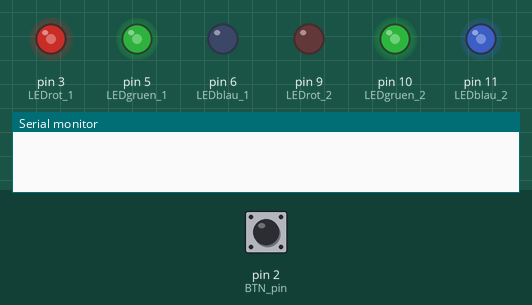
Recording of a sketch running on a simulated Arduino Uno, built with avr-gcc and run on an emulated ATmega328P. Shown: output pins drawn as LEDs (lit = HIGH), the last lines printed to the serial monitor. Inputs (shaded band) come from the test bench; at power-on: pin 2 (BTN_pin) HIGH.

Above: at 1.25 s.
1.3 s: pin 2 (BTN_pin) pulled LOW for 0.15 s
At 1.8 s:
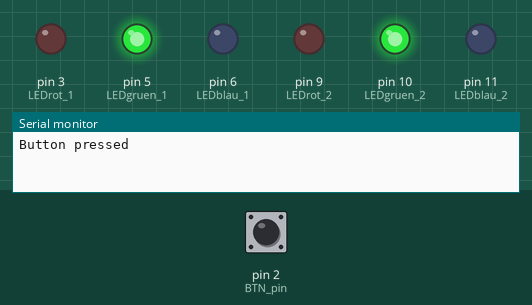
4.4 s: pin 2 (BTN_pin) pulled LOW for 1 s
7.5 s: pin 2 (BTN_pin) pulled LOW for 0.15 s
At 8.3 s:
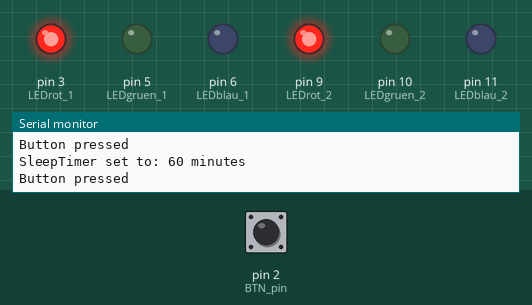
10.6 s: pin 2 (BTN_pin) driven LOW
At 11.3 s:
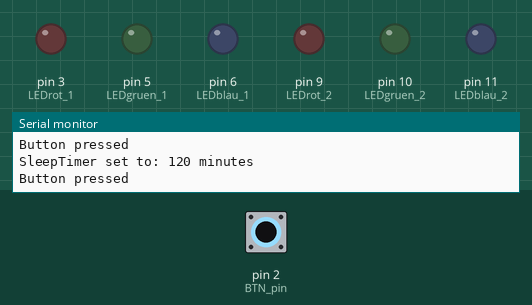
Timing chart, 0 to 13.6 s (numbered marks = the images above; inputs shaded):
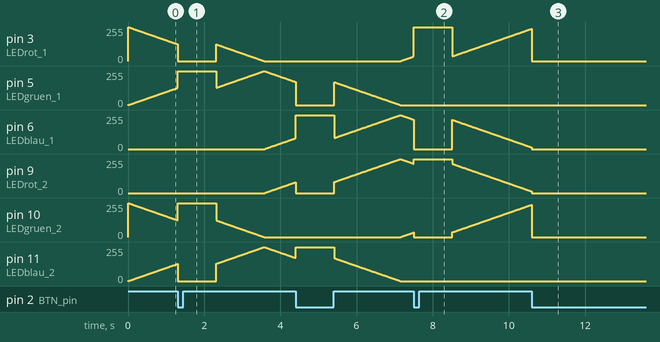

Measured:
- after the input at 7.5 s, pin 5 (LEDgruen_1), pin 11 (LEDblau_2): stays 0/255 (without the input it goes to 1/255 after 2.2 s)
- after the input at 10.6 s, pin 5 (LEDgruen_1), pin 11 (LEDblau_2): stays 0/255 (without the input it goes to 1/255 after 0.13 s)

The sketch:

rgb-led-fade.ino
```cpp
#include <avr/sleep.h>
#include <LowPower.h>

// ---------------------------------------- Events

volatile bool fade_evt = false;
volatile bool btn_evt = false;
volatile bool sleep_evt = false;

// ---------------------------------------- Pinlayout

int LEDrot_1 = 3;
int LEDgruen_1 = 5;
int LEDblau_1 = 6;

int LEDrot_2 = 9;
int LEDgruen_2 = 10;
int LEDblau_2 = 11;

int BTN_pin = 2;

// ---------------------------------------- RGB fade variables

volatile int r1 = 255, g1 = 0, b1 = 0;
volatile int r2 = 0, g2 = 0, b2 = 255;


// ---------------------------------------- RGB LED Routine Counter

int btn_counter = 0;

// ---------------------------------------- Sleep Timer Variables

unsigned long startTime = 0;
unsigned long interval = 0;
bool timerActive = false;

// ---------------------------------------- Timer Initialisation

void setupTimer0() { // Uses delay(), millis(), micros(), analogWrite() pins 5, 6

}

// 16-Bit Timer
void setupTimer1() { // Uses Servo functions, analogWrite() pins 9, 10
  //Timer 1 (interrupt each ~1s)
  TCCR1A = 0;                 // Reset entire TCCR1A to 0
  TCCR1B = 0;                 // Reset entire TCCR1B to 0
  TCCR1B |= B00000111;        // Set CS20, CS21 and CS22 to 1 so we get prescalar 1024
  TIMSK1 |= B00000010;        // Set OCIE1A to 1 so we enable compare match A
  OCR1A = 1953;               // (1s * 2MHz) / 1024 = 15625
}

// 8-Bit Timer
void setupTimer2() { // Uses tone(), analogWrite() pins 3, 11
  // interrupt time = 1/(2Mhz/1024) * 255 =  10.24ms;
  TCCR2A = 0;                 // Reset entire TCCR1A to 0
  TCCR2B = 0;                 // Reset entire TCCR1B to 0
  TCCR2B |= B00000111;        // Set CS20, CS21 and CS22 to 1 so we get prescalar 1024
  TIMSK2 |= B00000100;        // Set OCIE1B to 1 so we enable compare match B
  OCR2B = 255;                // Finally we set compare register B to this value
}

void updateTimer2Interval(unsigned long interval_ms) {
  unsigned long ocr2b_value = ((interval_ms * 2000000UL) / 1024) - 1;
  ocr2b_value = ocr2b_value / 1000;

  if (ocr2b_value > 65535) {
    ocr2b_value = 65535;
  }

  TIMSK1 &= ~B00000010;
  OCR2B = ocr2b_value;
  TIMSK1 |= B00000010;
}

void setup() {

  cli(); // noInterrupts Makro

  //CLKPR = 0x80; // Enable Clock Prescaler Change by setting CLKPCE bit to 1 and every other to 0
  //CLKPR = 0x03; // Set Clock Prescaler to Clock Division Factor 8 (16MHz / 8 = 2MHz)

  pinMode(LEDblau_1, OUTPUT);
  pinMode(LEDgruen_1, OUTPUT);
  pinMode(LEDrot_1, OUTPUT);

  pinMode(LEDblau_2, OUTPUT);
  pinMode(LEDgruen_2, OUTPUT);
  pinMode(LEDrot_2, OUTPUT);

  pinMode(BTN_pin, INPUT_PULLUP);
  attachInterrupt(digitalPinToInterrupt(BTN_pin), button_ISR, FALLING);

  //setupTimer1();
  //setupTimer2();

  //Serial.begin(76800);
  Serial.begin(9600);

  //disable_Timer_ISR();

  sei(); // interrupts Makro
}

// ---------------------------------------- Main Routine

void loop() {

  if (timerActive) {
    if (millis() - startTime >= interval) {
      sleep_evt = true;
      timerActive = false;
      Serial.println("Timer elapsed, sleep_evt set to 1");
    }
  }

  if (sleep_evt == false) {
    increase_fade();
  } else {
    LowPower.powerDown(SLEEP_8S, ADC_OFF, BOD_OFF);
  }

  if (fade_evt) {
    fade_evt = false; // Reset the flag

    // Update LEDs
    analogWrite(LEDrot_1, r1);
    analogWrite(LEDrot_2, r2);

    analogWrite(LEDgruen_1, g1);
    analogWrite(LEDgruen_2, g2);

    analogWrite(LEDblau_1, b1);
    analogWrite(LEDblau_2, b2);
  }

  if (btn_evt) {
    btn_evt = false;
    Serial.println("Button pressed");
    setLEDColor(btn_counter);
    delay(1000);

    switch (btn_counter) {
      case 1:
        startSleepTimer(30);
        break;

      case 2:
        startSleepTimer(60);
        break;

      case 3:
        startSleepTimer(120);
        break;

      case 4:
        startSleepTimer(0);
        break;

      default:
        stopSleepTimer();
        break;
    }
  }
}

// ---------------------------------------- Button ISR

void button_ISR() {
  static unsigned long lastInterruptTime = 0;
  unsigned long interruptTime = millis();

  if ((interruptTime - lastInterruptTime) > 200) {
    btn_counter++;
    btn_counter = btn_counter % 5;
    btn_evt = true;
  }

  lastInterruptTime = interruptTime;
}

// ---------------------------------------- Timer ISR

//IRS Timer 1 trigger each 1s.
ISR(TIMER1_COMPA_vect){
  TCNT1  = 0;                  //First, set the timer back to 0 so it resets for next interrupt

}

// IRS Timer 2 trigger each ~10ms.
ISR(TIMER2_COMPB_vect){
  static int phase = 0; // Track the phase of the fade
  phase = (phase + 1) % 765; // 765 = 3 * 255 (cycle length for all fades)

  // LED 1 (normal phase)
  if (phase < 255) {
    r1 = 255 - phase; g1 = phase; b1 = 0;
  } else if (phase < 510) {
    r1 = 0; g1 = 510 - phase; b1 = phase - 255;
  } else {
    r1 = phase - 510; g1 = 0; b1 = 765 - phase;
  }

  // LED 2 (offset phase)
  int offsetPhase = (phase + 255) % 765; // Offset by 255
  if (offsetPhase < 255) {
    r2 = 255 - offsetPhase; g2 = offsetPhase; b2 = 0;
  } else if (offsetPhase < 510) {
    r2 = 0; g2 = 510 - offsetPhase; b2 = offsetPhase - 255;
  } else {
    r2 = offsetPhase - 510; g2 = 0; b2 = 765 - offsetPhase;
  }

  fade_evt = true; // Signal that the fade is complete
}

void disable_Timer_ISR() {
    //TCCR1B = B00000000;
    TCCR2B = B00000000;
    Serial.print("Timer disabled!\n");
}

void enable_Timer_ISR() {
    //TCCR1B = B00000111;
    TCCR2B = B00000111;
    Serial.print("Timer enabled!\n");
}

// ---------------------------------------- RGB LED Routines

void increase_fade()  {
  static int phase = 0; // Track the phase of the fade
  phase = (phase + 1) % 765; // 765 = 3 * 255 (cycle length for all fades)

  // LED 1 (normal phase)
  if (phase < 255) {
    r1 = 255 - phase; g1 = phase; b1 = 0;
  } else if (phase < 510) {
    r1 = 0; g1 = 510 - phase; b1 = phase - 255;
  } else {
    r1 = phase - 510; g1 = 0; b1 = 765 - phase;
  }

  // LED 2 (offset phase)
  int offsetPhase = (phase + 255) % 765; // Offset by 255
  if (offsetPhase < 255) {
    r2 = 255 - offsetPhase; g2 = offsetPhase; b2 = 0;
  } else if (offsetPhase < 510) {
    r2 = 0; g2 = 510 - offsetPhase; b2 = offsetPhase - 255;
  } else {
    r2 = offsetPhase - 510; g2 = 0; b2 = 765 - offsetPhase;
  }

  delay(10);
  fade_evt = true; // Signal that the fade is complete
}

void setLEDColor(int color) {
  switch (color) {
    case 1: // Green
      analogWrite(LEDrot_1, 0); analogWrite(LEDgruen_1, 255); analogWrite(LEDblau_1, 0);
      analogWrite(LEDrot_2, 0); analogWrite(LEDgruen_2, 255); analogWrite(LEDblau_2, 0);
      break;

    case 2: // Blue
      analogWrite(LEDrot_1, 0); analogWrite(LEDgruen_1, 0); analogWrite(LEDblau_1, 255);
      analogWrite(LEDrot_2, 0); analogWrite(LEDgruen_2, 0); analogWrite(LEDblau_2, 255);
      break;

    case 3: // Red
      analogWrite(LEDrot_1, 255); analogWrite(LEDgruen_1, 0); analogWrite(LEDblau_1, 0);
      analogWrite(LEDrot_2, 255); analogWrite(LEDgruen_2, 0); analogWrite(LEDblau_2, 0);
      break;
    default: // Turn off LEDs
      analogWrite(LEDrot_1, 0); analogWrite(LEDgruen_1, 0); analogWrite(LEDblau_1, 0);
      analogWrite(LEDrot_2, 0); analogWrite(LEDgruen_2, 0); analogWrite(LEDblau_2, 0);
      break;
  }
}

// ---------------------------------------- Sleep Timer

void startSleepTimer(int minutes) {
  Serial.println("SleepTimer set to: " +  String(minutes) + " minutes");
  interval = minutes * 60 * 1000UL;
  startTime = millis();
  timerActive = true;
  sleep_evt = false;
}

void stopSleepTimer() {
  Serial.println("SleepTimer deactivated");
  interval = 0;
  startTime = 0;
  timerActive = false;
  sleep_evt = false;
}
```
